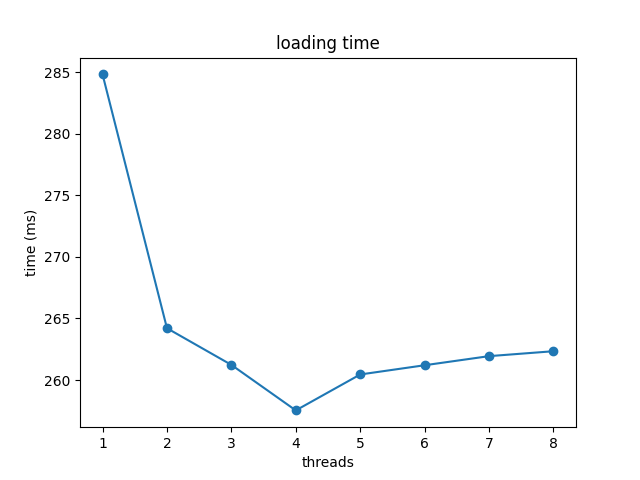

This chart was generated by the following Python code:
import matplotlib.pyplot as plt

# Dati di esempio
x = [1, 2, 3, 4, 5, 6, 7 ,8]
y = [284.84,264.21,261.23,257.53,260.45,261.2,261.94,262.34]

# Creazione del grafico con linea che unisce i punti
plt.plot(x, y, marker='o', linestyle='-')

# Aggiunta di etichette agli assi e titolo al grafico
plt.xlabel('threads')
plt.ylabel('time (ms)')
plt.title('loading time')

# Mostra il grafico
plt.show()
